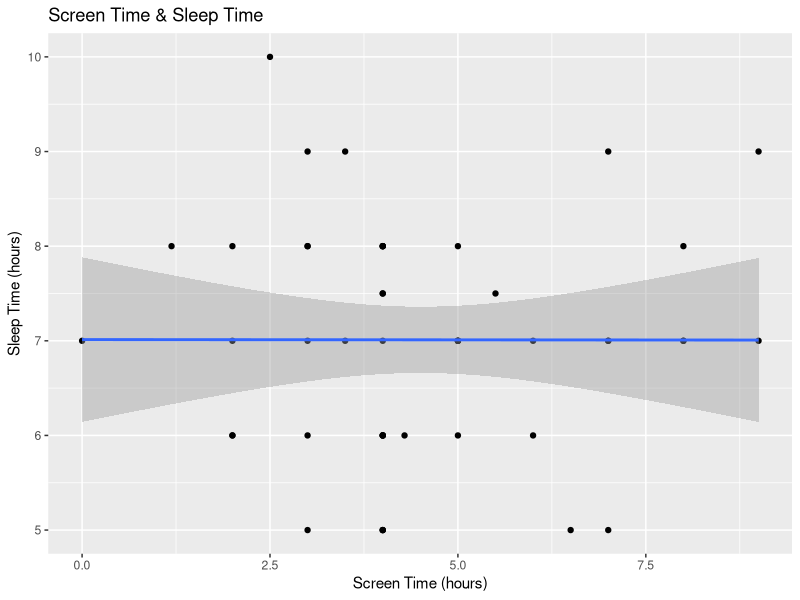

The R source for this figure: (Note: this script raises an error after producing the figure.)
## ---- chunk 1
library(tidyverse)
## ---- chunk 2

data = read.csv("Data1001 Survey Responses.csv")


colnames(data) <- c("Timestamp","Gender","Age","Employment","ScreenTime","SleepTime","Devices","StudyTime","BedTime","Notes")


table(data$Devices)

# re-order devices
data$Devices <- factor(data$Devices , levels=c("1","2","3","4",">5"))

str(data)

fit = lm(data$SleepTime~ data$ScreenTime)
cor(data$ScreenTime, data$SleepTime)
summary(fit)

ggplot(data) +
  aes(x = ScreenTime, y = SleepTime) +
  labs(x = "Screen Time (hours)", y = "Sleep Time (hours)", title = "Screen Time & Sleep Time") +
  geom_point() +
  geom_smooth(method = "lm")
cor(data$ScreenTime, data$SleepTime)

fit = lm(Sl)


ggplot(data) +
  aes(x = Employment, y = ScreenTime) +
  labs(x = "Employment Type", y = "Average Screen Time (hours)", title = "Screen time & Employment Type") +
  geom_boxplot()

ggplot(data) +
  aes(x = Devices, y = ScreenTime) +
  labs(x = "Number of Devices used", y = "Average Screen time (hours)", title = "Screen time & Number of Devices used") +
  geom_boxplot()

ggplot(data) +
  aes(x = BedTime, y = ScreenTime) +
  labs(x = "Bed Time", y = "Average Screen Time (hours)", title = "Bed Time and Screen Time") +
  geom_col()

ggplot(data) +
  aes(x = Devices, fill = Notes) +
  geom_bar()


ggplot(data) +
  aes(x = Gender, y = ScreenTime) +
  labs(x = "Gender", y = "Screen Time (hours)", title = "Gender & Screen Time") +
  geom_boxplot()


ggplot(data) + 
  aes(x = Gender, fill = Devices) +
  geom_bar()

ggplot(data) +
  aes(x = Notes, fill = Gender) +
  geom_bar()


